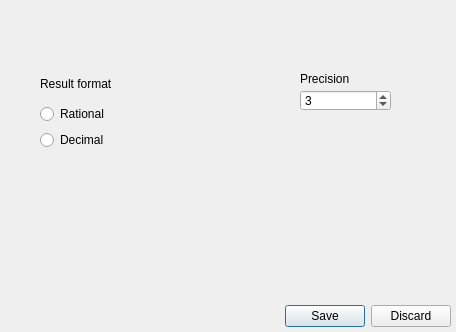
<?xml version="1.0" encoding="UTF-8"?>
<ui version="4.0">
 <class>format</class>
 <widget class="QDialog" name="format">
  <property name="geometry">
   <rect>
    <x>0</x>
    <y>0</y>
    <width>456</width>
    <height>332</height>
   </rect>
  </property>
  <property name="sizePolicy">
   <sizepolicy hsizetype="Fixed" vsizetype="Fixed">
    <horstretch>0</horstretch>
    <verstretch>0</verstretch>
   </sizepolicy>
  </property>
  <property name="minimumSize">
   <size>
    <width>456</width>
    <height>332</height>
   </size>
  </property>
  <property name="maximumSize">
   <size>
    <width>456</width>
    <height>332</height>
   </size>
  </property>
  <property name="windowTitle">
   <string>Dialog</string>
  </property>
  <widget class="QDialogButtonBox" name="save_box">
   <property name="geometry">
    <rect>
     <x>110</x>
     <y>300</y>
     <width>341</width>
     <height>32</height>
    </rect>
   </property>
   <property name="cursor">
    <cursorShape>ArrowCursor</cursorShape>
   </property>
   <property name="orientation">
    <enum>Qt::Orientation::Horizontal</enum>
   </property>
   <property name="standardButtons">
    <set>QDialogButtonBox::StandardButton::Discard|QDialogButtonBox::StandardButton::Save</set>
   </property>
  </widget>
  <widget class="QWidget" name="verticalLayoutWidget">
   <property name="geometry">
    <rect>
     <x>40</x>
     <y>70</y>
     <width>160</width>
     <height>80</height>
    </rect>
   </property>
   <layout class="QVBoxLayout" name="verticalLayout">
    <item>
     <widget class="QLabel" name="format_label">
      <property name="text">
       <string>Result format</string>
      </property>
     </widget>
    </item>
    <item>
     <widget class="QRadioButton" name="button_rational">
      <property name="text">
       <string>Rational</string>
      </property>
      <attribute name="buttonGroup">
       <string notr="true">format_group</string>
      </attribute>
     </widget>
    </item>
    <item>
     <widget class="QRadioButton" name="button_decimal">
      <property name="text">
       <string>Decimal</string>
      </property>
      <attribute name="buttonGroup">
       <string notr="true">format_group</string>
      </attribute>
     </widget>
    </item>
   </layout>
  </widget>
  <widget class="QSpinBox" name="spinBox">
   <property name="geometry">
    <rect>
     <x>300</x>
     <y>90</y>
     <width>91</width>
     <height>21</height>
    </rect>
   </property>
   <property name="maximum">
    <number>10</number>
   </property>
   <property name="value">
    <number>3</number>
   </property>
  </widget>
  <widget class="QLabel" name="label">
   <property name="geometry">
    <rect>
     <x>300</x>
     <y>70</y>
     <width>67</width>
     <height>17</height>
    </rect>
   </property>
   <property name="text">
    <string>Precision</string>
   </property>
  </widget>
 </widget>
 <resources/>
 <connections>
  <connection>
   <sender>save_box</sender>
   <signal>accepted()</signal>
   <receiver>format</receiver>
   <slot>accept()</slot>
   <hints>
    <hint type="sourcelabel">
     <x>248</x>
     <y>254</y>
    </hint>
    <hint type="destinationlabel">
     <x>157</x>
     <y>274</y>
    </hint>
   </hints>
  </connection>
  <connection>
   <sender>save_box</sender>
   <signal>rejected()</signal>
   <receiver>format</receiver>
   <slot>reject()</slot>
   <hints>
    <hint type="sourcelabel">
     <x>316</x>
     <y>260</y>
    </hint>
    <hint type="destinationlabel">
     <x>286</x>
     <y>274</y>
    </hint>
   </hints>
  </connection>
 </connections>
 <buttongroups>
  <buttongroup name="format_group"/>
 </buttongroups>
</ui>
